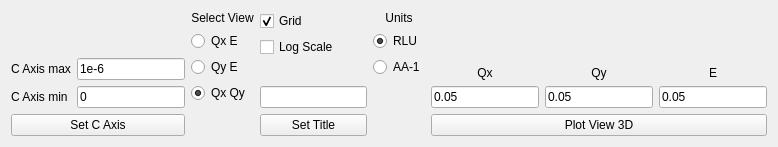
<?xml version="1.0" encoding="UTF-8"?>
<ui version="4.0">
 <class>Form</class>
 <widget class="QWidget" name="Form">
  <property name="geometry">
   <rect>
    <x>0</x>
    <y>0</y>
    <width>778</width>
    <height>147</height>
   </rect>
  </property>
  <property name="sizePolicy">
   <sizepolicy hsizetype="Preferred" vsizetype="Fixed">
    <horstretch>0</horstretch>
    <verstretch>0</verstretch>
   </sizepolicy>
  </property>
  <property name="windowTitle">
   <string>Form</string>
  </property>
  <layout class="QHBoxLayout" name="horizontalLayout">
   <item>
    <layout class="QVBoxLayout" name="verticalLayout_4">
     <item>
      <layout class="QVBoxLayout" name="verticalLayout_6">
       <item>
        <layout class="QHBoxLayout" name="horizontalLayout_2">
         <item>
          <layout class="QGridLayout" name="gridLayout_2">
           <item row="1" column="0">
            <widget class="QLabel" name="label_7">
             <property name="text">
              <string>C Axis max</string>
             </property>
            </widget>
           </item>
           <item row="1" column="1">
            <widget class="QLineEdit" name="View3D_CAxisMax_lineEdit">
             <property name="text">
              <string>1e-6</string>
             </property>
            </widget>
           </item>
           <item row="2" column="1">
            <widget class="QLineEdit" name="View3D_CAxisMin_lineEdit">
             <property name="text">
              <string>0</string>
             </property>
            </widget>
           </item>
           <item row="2" column="0">
            <widget class="QLabel" name="label_6">
             <property name="text">
              <string>C Axis min</string>
             </property>
            </widget>
           </item>
           <item row="0" column="1">
            <spacer name="verticalSpacer_4">
             <property name="orientation">
              <enum>Qt::Vertical</enum>
             </property>
             <property name="sizeHint" stdset="0">
              <size>
               <width>20</width>
               <height>5</height>
              </size>
             </property>
            </spacer>
           </item>
          </layout>
         </item>
        </layout>
       </item>
       <item>
        <widget class="QPushButton" name="View3D_setCAxis_button">
         <property name="text">
          <string>Set C Axis</string>
         </property>
        </widget>
       </item>
      </layout>
     </item>
    </layout>
   </item>
   <item>
    <layout class="QVBoxLayout" name="verticalLayout">
     <item>
      <widget class="QLabel" name="label_2">
       <property name="text">
        <string>Select View</string>
       </property>
       <property name="alignment">
        <set>Qt::AlignCenter</set>
       </property>
      </widget>
     </item>
     <item>
      <widget class="QRadioButton" name="View3D_SelectView_QxE_radioButton">
       <property name="text">
        <string>Qx E</string>
       </property>
       <property name="autoExclusive">
        <bool>true</bool>
       </property>
       <attribute name="buttonGroup">
        <string notr="true">buttonGroup</string>
       </attribute>
      </widget>
     </item>
     <item>
      <widget class="QRadioButton" name="View3D_SelectView_QyE_radioButton">
       <property name="text">
        <string>Qy E</string>
       </property>
       <property name="checked">
        <bool>false</bool>
       </property>
       <property name="autoExclusive">
        <bool>true</bool>
       </property>
       <attribute name="buttonGroup">
        <string notr="true">buttonGroup</string>
       </attribute>
      </widget>
     </item>
     <item>
      <widget class="QRadioButton" name="View3D_SelectView_QxQy_radioButton">
       <property name="text">
        <string>Qx Qy</string>
       </property>
       <property name="checked">
        <bool>true</bool>
       </property>
       <property name="autoExclusive">
        <bool>true</bool>
       </property>
       <attribute name="buttonGroup">
        <string notr="true">buttonGroup</string>
       </attribute>
      </widget>
     </item>
     <item>
      <spacer name="verticalSpacer_2">
       <property name="orientation">
        <enum>Qt::Vertical</enum>
       </property>
       <property name="sizeHint" stdset="0">
        <size>
         <width>20</width>
         <height>5</height>
        </size>
       </property>
      </spacer>
     </item>
    </layout>
   </item>
   <item>
    <layout class="QVBoxLayout" name="verticalLayout_2">
     <item>
      <widget class="QCheckBox" name="View3D_Grid_checkBox">
       <property name="text">
        <string>Grid</string>
       </property>
       <property name="checked">
        <bool>true</bool>
       </property>
      </widget>
     </item>
     <item>
      <widget class="QCheckBox" name="View3D_LogScale_checkBox">
       <property name="text">
        <string>Log Scale</string>
       </property>
      </widget>
     </item>
     <item>
      <spacer name="verticalSpacer_5">
       <property name="orientation">
        <enum>Qt::Vertical</enum>
       </property>
       <property name="sizeHint" stdset="0">
        <size>
         <width>20</width>
         <height>5</height>
        </size>
       </property>
      </spacer>
     </item>
     <item>
      <widget class="QLineEdit" name="View3D_SetTitle_lineEdit"/>
     </item>
     <item>
      <widget class="QPushButton" name="View3D_SetTitle_button">
       <property name="text">
        <string>Set Title</string>
       </property>
      </widget>
     </item>
    </layout>
   </item>
   <item>
    <layout class="QVBoxLayout" name="verticalLayout_5">
     <item>
      <widget class="QLabel" name="label_3">
       <property name="text">
        <string>Units</string>
       </property>
       <property name="alignment">
        <set>Qt::AlignCenter</set>
       </property>
      </widget>
     </item>
     <item>
      <widget class="QRadioButton" name="View3D_SelectUnits_RLU_radioButton">
       <property name="text">
        <string>RLU</string>
       </property>
       <property name="checked">
        <bool>true</bool>
       </property>
       <property name="autoExclusive">
        <bool>true</bool>
       </property>
       <attribute name="buttonGroup">
        <string notr="true">buttonGroup_2</string>
       </attribute>
      </widget>
     </item>
     <item>
      <widget class="QRadioButton" name="View3D_SelectUnits_AA_radioButton">
       <property name="text">
        <string>AA-1</string>
       </property>
       <property name="autoExclusive">
        <bool>true</bool>
       </property>
       <attribute name="buttonGroup">
        <string notr="true">buttonGroup_2</string>
       </attribute>
      </widget>
     </item>
     <item>
      <spacer name="verticalSpacer_3">
       <property name="orientation">
        <enum>Qt::Vertical</enum>
       </property>
       <property name="sizeHint" stdset="0">
        <size>
         <width>20</width>
         <height>5</height>
        </size>
       </property>
      </spacer>
     </item>
    </layout>
   </item>
   <item>
    <layout class="QVBoxLayout" name="verticalLayout_3">
     <item>
      <layout class="QGridLayout" name="gridLayout">
       <item row="1" column="1">
        <widget class="QLabel" name="label_4">
         <property name="text">
          <string>Qy</string>
         </property>
         <property name="alignment">
          <set>Qt::AlignCenter</set>
         </property>
        </widget>
       </item>
       <item row="1" column="2">
        <widget class="QLabel" name="label_8">
         <property name="text">
          <string>E</string>
         </property>
         <property name="alignment">
          <set>Qt::AlignCenter</set>
         </property>
        </widget>
       </item>
       <item row="2" column="2">
        <widget class="QLineEdit" name="View3D_EBin_lineEdit">
         <property name="text">
          <string>0.05</string>
         </property>
        </widget>
       </item>
       <item row="2" column="1">
        <widget class="QLineEdit" name="View3D_QYBin_lineEdit">
         <property name="text">
          <string>0.05</string>
         </property>
        </widget>
       </item>
       <item row="1" column="0">
        <widget class="QLabel" name="label">
         <property name="text">
          <string>Qx</string>
         </property>
         <property name="alignment">
          <set>Qt::AlignCenter</set>
         </property>
        </widget>
       </item>
       <item row="2" column="0">
        <widget class="QLineEdit" name="View3D_QXBin_lineEdit">
         <property name="text">
          <string>0.05</string>
         </property>
        </widget>
       </item>
       <item row="0" column="1">
        <spacer name="verticalSpacer">
         <property name="orientation">
          <enum>Qt::Vertical</enum>
         </property>
         <property name="sizeHint" stdset="0">
          <size>
           <width>20</width>
           <height>5</height>
          </size>
         </property>
        </spacer>
       </item>
      </layout>
     </item>
     <item>
      <widget class="QPushButton" name="View3D_plot_button">
       <property name="text">
        <string>Plot View 3D</string>
       </property>
      </widget>
     </item>
    </layout>
   </item>
  </layout>
 </widget>
 <resources/>
 <connections/>
 <buttongroups>
  <buttongroup name="buttonGroup"/>
  <buttongroup name="buttonGroup_2"/>
 </buttongroups>
</ui>
